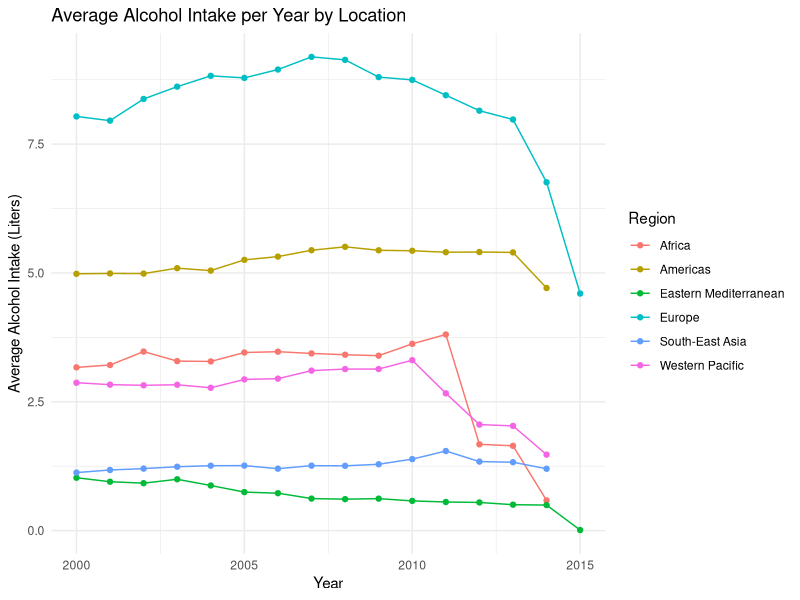
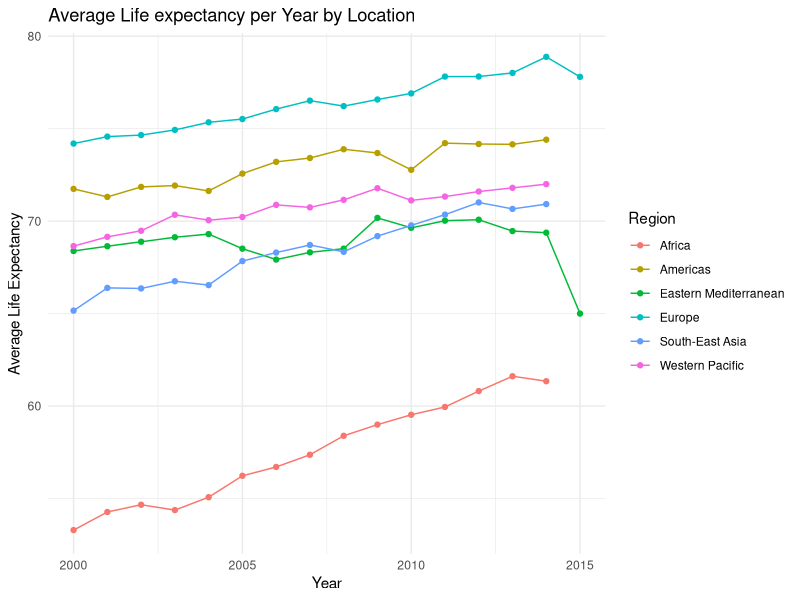
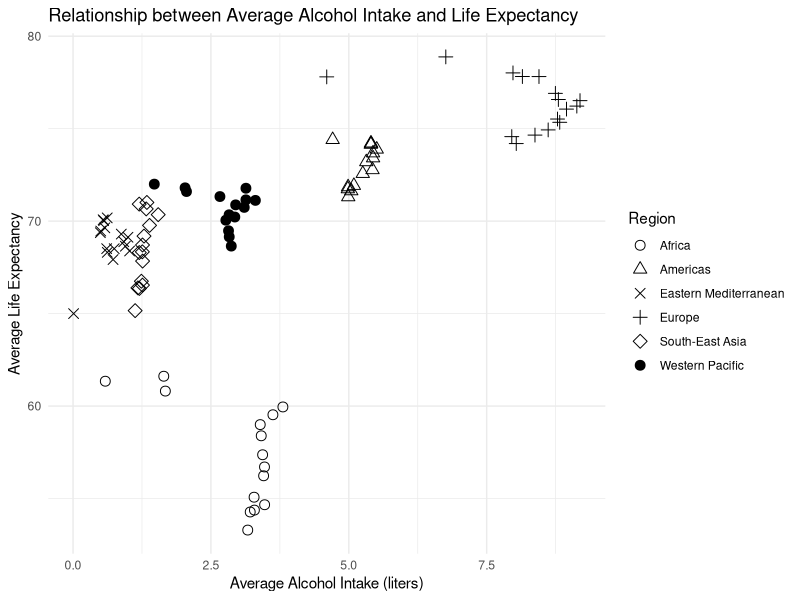

Reproduce these figures in R, in order.
## ---- chunk 1
#This code loads the appropriate libraries and also both of my datasets which are both csv files. 
library(readr)
Life_Expectancy_Data <- read_csv("Life Expectancy Data.csv", show_col_types = FALSE)
Drinks_Data <- read_csv("Drinks Data.csv", show_col_types = FALSE)

## ---- chunk 2
#Shows the first 6 rows of the drinks data set 
head(Drinks_Data)
## ---- chunk 3
#Shows the first 6 rows of the life expectancy data set 
head(Life_Expectancy_Data)
## ---- chunk 4

library(dplyr)
# This code renames several variables in the drinks data set, two variables because of spacing and two variable to provide clearer names that better represent the data

Drinks_Data <- 
  Drinks_Data %>% 
  rename(Alcohol_Intake = "Pure Alcohol Intake per capita (Liters)",
          Beverage_Type = "Beverage Type",
          Region = "GeneralLocation",
          Country = "Location")


# This code renames several variables in the life expectancy data set because of spacing in the names
Life_Expectancy_Data <- 
  Life_Expectancy_Data %>% 
  rename(Life_Expectancy = "Life expectancy",
         Adult_Mortality = "Adult Mortality",
         Infant_deaths = "infant deaths",
         Percentage_expenditure = "percentage expenditure",
         under_five_deaths = "under-five deaths",
         Total_expenditure = "Total expenditure")

  
  
## ---- chunk 5
# 
library(tidyr)
Drinks_Data <- Drinks_Data %>%
  pivot_wider(
    names_from = Beverage_Type,
    values_from = Alcohol_Intake
  )
## ---- chunk 6
#Shows the first 6 rows of the drinks data set 
head(Drinks_Data)
## ---- chunk 7
#Code uses left join to join the drinks data to the life expectancy data using the columns country and year to match cases.
Joined_Data <- left_join(Life_Expectancy_Data, Drinks_Data, by = c("Country", "Year"))
## ---- chunk 8
#This code creates a user defined function that will get rid of the rows that have missing data. 
remove_na_rows <- function(data) {
  data[complete.cases(data), ]
}

 Joined_Data<- remove_na_rows(Joined_Data)
## ---- chunk 9
#The following code groups the countries according to the general location and year and then calculates the average alchohol consumption.  
Average_Intake <- 
   Joined_Data%>% 
  group_by(Region, Year) %>% 
  summarize(Average_Intake = mean(Alcohol, na.rm = TRUE), .groups = 'drop') 
  
## ---- chunk 10
#The following code groups the countries according to the general location and year and then calculates the average life expectancy. 
Average_life_expectancy <- 
  Joined_Data %>% 
  group_by(Region, Year) %>% 
  summarize(Average_life_expectancy = mean(Life_Expectancy, na.rm = TRUE), .groups = 'drop') 


## ---- chunk 11
#Code uses full join to only keep matching cases, to join the drinks data to the life expectancy data using the columns region and year to match cases.
Joined_Data_Averages <- full_join(Average_Intake, Average_life_expectancy, by = c("Region", "Year"))
## ---- chunk 12
library(ggplot2)
#Plots the average alcohol intake across several years, and maps the general location to Color.

ggplot(Average_Intake, aes(x = Year, y = Average_Intake, color = Region)) +
  geom_point() +
  geom_line() +
  labs(title = "Average Alcohol Intake per Year by Location",
       x = "Year",
       y = "Average Alcohol Intake (Liters)") +
  theme_minimal()

## ---- chunk 13

#Plots the average alcohol intake across several years, and maps the general location to Color.
library(ggplot2)

ggplot(Average_life_expectancy, aes(x = Year, y = Average_life_expectancy, color = Region)) +
  geom_point() +
  geom_line() +
  labs(title = "Average Life expectancy per Year by Location",
       x = "Year",
       y = "Average Life Expectancy") +
  theme_minimal()
  

## ---- chunk 14
# Define different shapes for each region
shape_map <- c("Africa" = 1, "Americas" = 2, "Europe" = 3, "Eastern Mediterranean" = 4, "South-East Asia" = 5, "Western Pacific" = 19)


#Plots the average alcohol intake and Average life expectancy, and maps the different regions to different shapes..

ggplot(Joined_Data_Averages, aes(x = Average_Intake, y = Average_life_expectancy, shape = Region)) +
  geom_point(size = 3) +
  scale_shape_manual(values = shape_map) +  # Apply the shape mapping
  labs(title = "Relationship between Average Alcohol Intake and Life Expectancy",
       x = "Average Alcohol Intake (liters)",
       y = "Average Life Expectancy") +
  theme_minimal()

